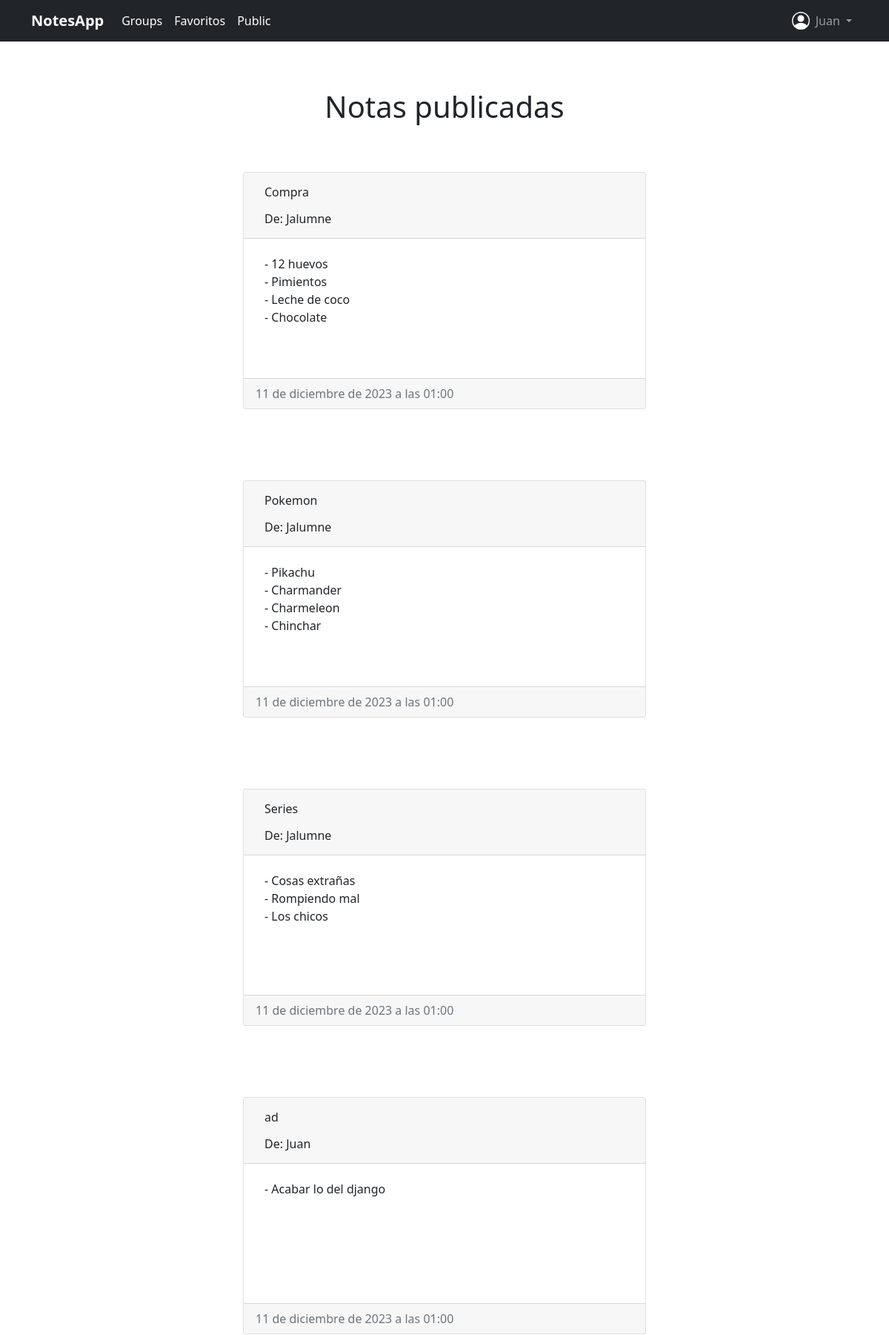
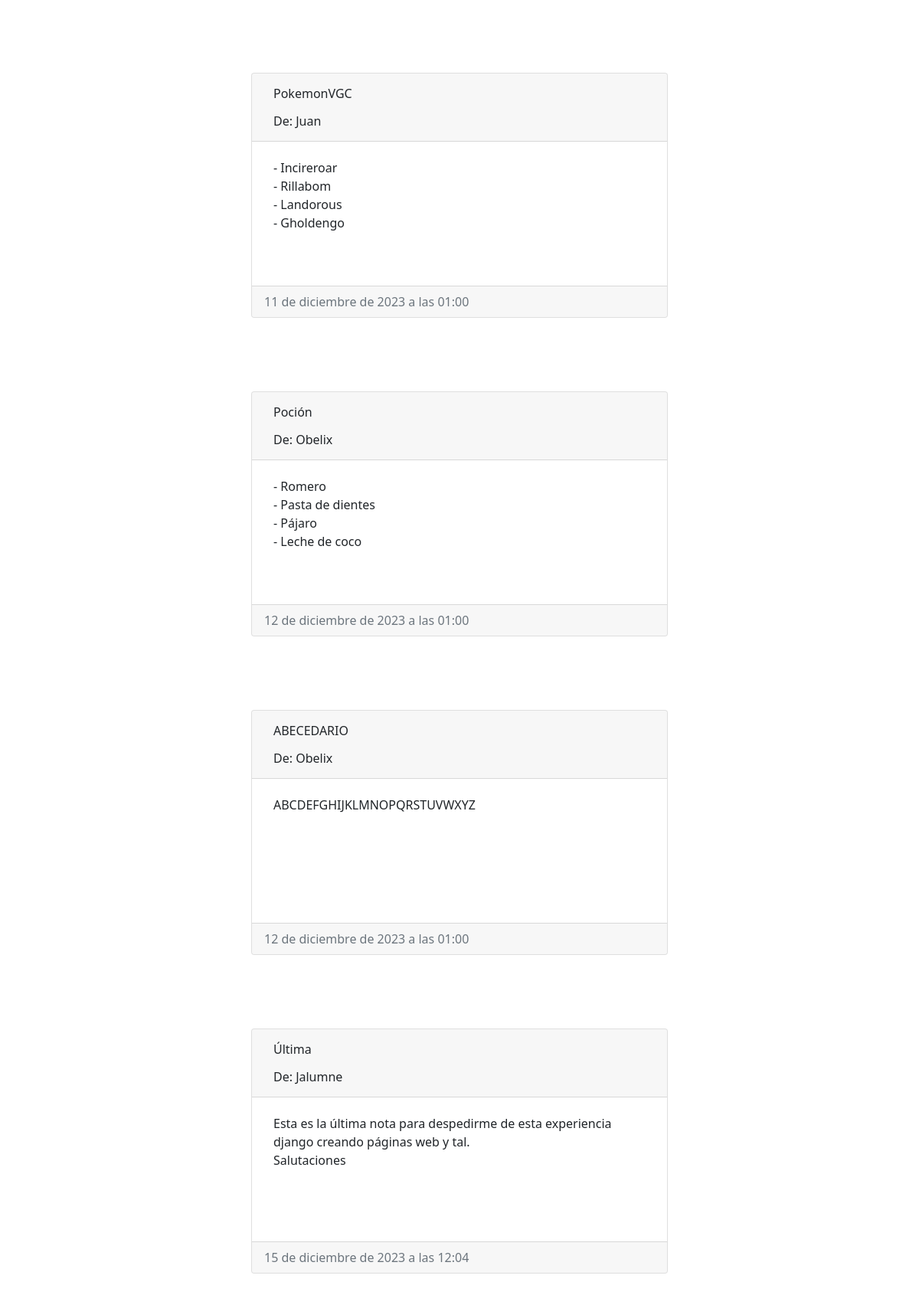
The app's page /myapp/notes/public (signed in) with its own data (2 pictures, top to bottom).
### myapp/models.py (models this page shows, shortened)
class Note(models.Model):
    title = models.CharField(null=False, max_length=50)
    date = models.DateTimeField(default=datetime.now())
    content = models.TextField()
    notes_group = models.ForeignKey(NotesGroup, on_delete=models.CASCADE)
    favourite = models.BooleanField(default=False)
    public = models.BooleanField(default=False)

class NotesGroup(models.Model):
    title = models.CharField(null=False, max_length=50)
    description = models.TextField()
    user = models.ForeignKey(User, on_delete=models.CASCADE, null=True)

### myapp/views.py (the view)
# urls.py: path('notes/public', publicNotes, name='public_notes'),
@login_required
@require_GET
def publicNotes(request: HttpRequest):
    notes = Note.objects.filter(public=True)
    return render(request, 'static_notes.html', {'notes': notes, 'context': 'public_notes'})

### myapp/templates/static_notes.html
{% extends 'base.html' %}
{% block content %}
<div class="container-fluid">
    <header class="d-flex flex-wrap justify-content-center">
        {% if context == 'public_notes' %}
            <h1 class="text-center m-3">Notas publicadas</h1>
        {% else %}
            <h1 class="text-center m-3">Tus notas preferidas</h1>
        {% endif %}
    </header>
    <div class="d-flex flex-wrap justify-content-center">
        {% for note in notes %}
                <div class="card m-5">
                    <div class="card-header d-flex flex-wrap">
                        <input disabled type="text" style="background-color: transparent;" class="form-control border-0" value={{ note.title }}>
                        <input disabled type="text" style="background-color: transparent;" class="form-control border-0"  value="{% if context == 'public_notes' %}De: {{ note.notes_group.user.username }}{% else %}Grupo: {{ note.notes_group.title }}{% endif %}">
                    </div>
                    <div class="card-body">
                        <textarea disabled style="background-color: transparent;resize: none" cols="auto" rows="6" class="form-control border-0">{{ note.content }}</textarea>
                    </div>
                    <div class="card-footer text-muted">{{ note.date }}</div>
                </div>
        {% endfor %}
    </div>
</div>
{% endblock %}

### myapp/templates/base.html (shortened to what this page needs)
{% load static %}
<!DOCTYPE html>
<html lang="en">
<head>
    <link rel="stylesheet" href={% static 'css/bootstrap.min.css' %}>
</head>
<body>
    <div class="mb-5">
        <nav class="navbar navbar-expand-lg bg-dark navbar-dark">
            <div class="container">
                <a class="navbar-brand fw-bold bs-body-light" href={% url 'home' %}>NotesApp</a>
                <div class="collapse navbar-collapse" id="navbarSupportedContent">
                    <ul class="navbar-nav me-auto mb-2 mb-lg-0">
                        {% if not user.is_authenticated %}
                            <li class="nav-item">
                                <a class="nav-link active" aria-current="page" href={% url 'login' %}>Login</a>
                            </li>
                            <li class="nav-item">
                                <a class="nav-link active" aria-current="page" href={% url 'register' %}>Register</a>
                            </li>
                        {% else %}
                            <li class="nav-item">
                                <a class="nav-link active" aria-current="page" href={% url 'notes_groups' %}>Groups</a>
                            </li>
                            <li class="nav-item">
                                <a class="nav-link active" aria-current="page" href={% url 'favourite_notes' user.id %}>Favoritos</a>
                            </li>
                            <li class="nav-item">
                                <a class="nav-link active" aria-current="page" href={% url 'public_notes' %}>Public</a>
                            </li>
                        {% endif %}
                    </ul>
                </div>
                {% if user.is_authenticated %}
                    <div class="collapse navbar-collapse">
                        <ul class="navbar-nav ms-auto mb-lg-0">
                            <li class="nav-item">
                                <i>
                                </i>
                            </li>
                            <li class="nav-item dropdown">
                                <a class="nav-link dropdown-toggle {% if user.is_staff %}text-danger{% endif %}" href="#" id="navbarDropdownMenuLink" role="button" data-bs-toggle="dropdown" aria-expanded="false">
                                    {{ user }}
                                </a>
                            </li>
                        </ul>
                    </div>
                {% endif %}
            </div>
        </nav>
    </div>
    {% block content %}
    {% endblock %}
</body>
</html>

### records on screen
Note: title "Compra", notes_group.user.username "De: Jalumne", content "- 12 huevos - Pimientos - Leche de coco - Chocolate", date "11 de diciembre de 2023 a las 01:00"
Note: title "Pokemon", notes_group.user.username "De: Jalumne", content "- Pikachu - Charmander - Charmeleon - Chinchar", date "11 de diciembre de 2023 a las 01:00"
Note: title "Series", notes_group.user.username "De: Jalumne", content "- Cosas extrañas - Rompiendo mal - Los chicos", date "11 de diciembre de 2023 a las 01:00"
Note: title "ad", notes_group.user.username "De: Juan", content "- Acabar lo del django", date "11 de diciembre de 2023 a las 01:00"
Note: title "PokemonVGC", notes_group.user.username "De: Juan", content "- Incireroar - Rillabom - Landorous - Gholdengo", date "11 de diciembre de 2023 a las 01:00"
Note: title "Poción", notes_group.user.username "De: Obelix", content "- Romero - Pasta de dientes - Pájaro - Leche de coco", date "12 de diciembre de 2023 a las 01:00"
Note: title "ABECEDARIO", notes_group.user.username "De: Obelix", content "ABCDEFGHIJKLMNOPQRSTUVWXYZ", date "12 de diciembre de 2023 a las 01:00"
Note: notes_group.user.username "De: Jalumne", content "Esta es la última nota para despedirme de esta experiencia django creando páginas web y tal. Salutaciones", date "15 de diciembre de 2023 a las 12:04"

### other values on screen
{{ user }} "Juan"
